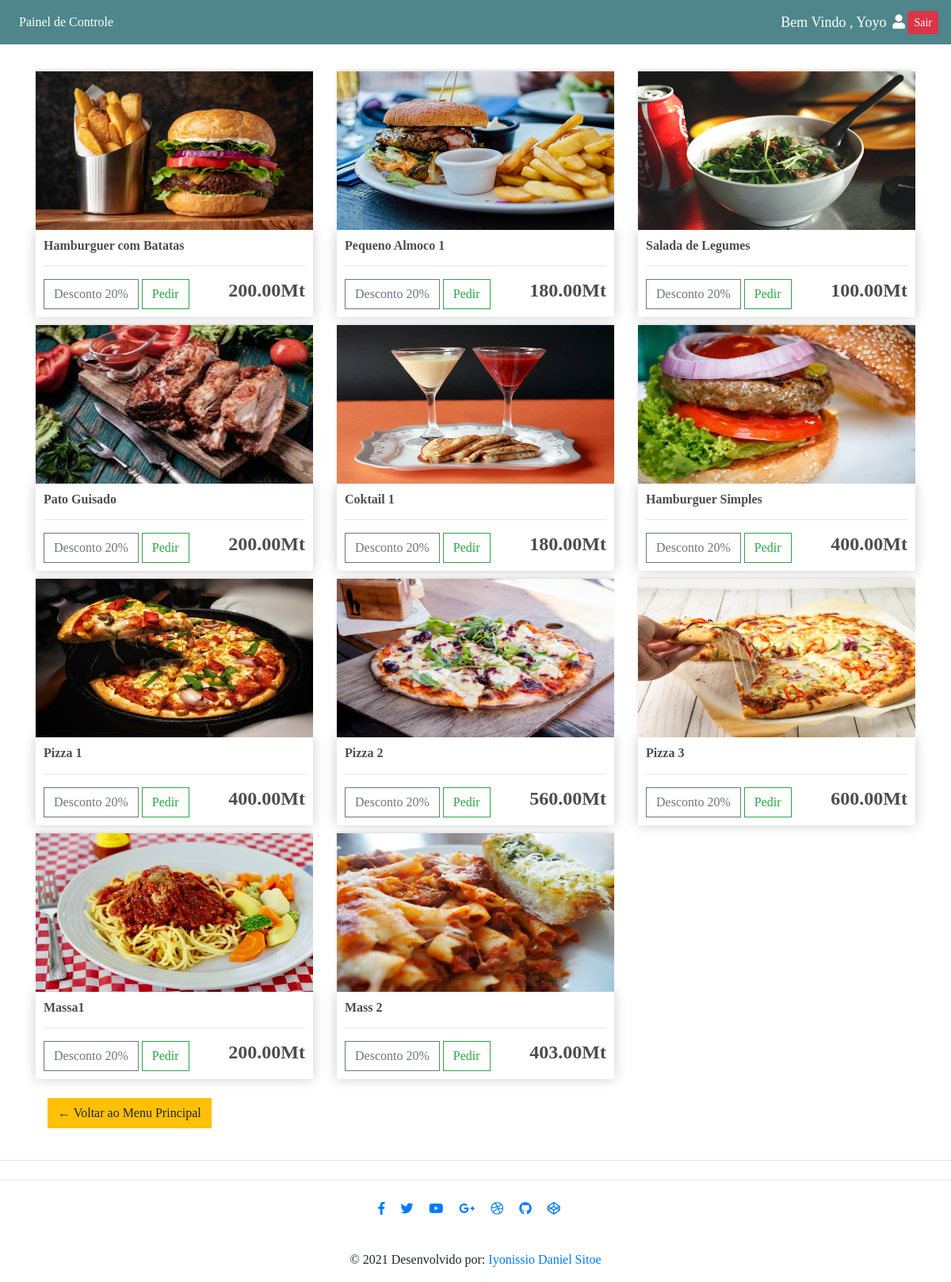
Screenshot of /products/ (signed in) with the database file from the repository.
### entregar/models.py (models this page shows, shortened)
class Product(models.Model):
    CATEGORY = (
        ('Promocao do Dia', 'Promocao do Dia'),
        ('Preco Normal', 'Preco Normal')
    )
    name = models.CharField(max_length=200, null=True)
    price = models.FloatField( null=True)
    category = models.CharField(max_length=200, choices=CATEGORY)
    description = models.TextField(max_length=134500, null=True, blank= True)
    date_created = models.DateTimeField(auto_now_add=True)
    image = models.ImageField(default="SemFT.png",null=True,blank=True)
    @property
    def imageURL(self):
        try:
            url = self.image.url
        except:
            url = ''
        return url

### entregar/views.py (the view)
# urls.py: path('products/', views.products,name='products'),
@login_required(login_url='login')
def products(request):
    products = Product.objects.all()
    context = {'products':products,}
    return render(request,'entregar/products.html',context)

### entregar/templates/entregar/products.html (shortened to what this page needs)
{% extends 'entregar/main.html' %}
{% load static %}
{% block content %}
<head>
	<link rel="stylesheet" href="https://stackpath.bootstrapcdn.com/bootstrap/4.1.3/css/bootstrap.min.css">
	<link rel="stylesheet" href="https://use.fontawesome.com/releases/v5.6.1/css/all.css">
	<link rel="stylesheet" type="text/css" href="{% static '/css/main.css' %}" >
<br>
<div class="container">
	<div class="row">
		{% for i in products %}
		<div class="col-lg-4">
			<img class="thumbnail" src="{{i.imageURL}}">
			<div class="box-element product">
				<h6><strong>{{i.name}}</strong></h6>
				<hr>
				<button data-produto={{produto.id}} data-action="add" class="btn btn-outline-secondary add-btn update-cart" href="#anchor">Desconto 20%</button>
				<a class="btn btn-outline-success" href="{% url 'product_detail' i.id %}" >Pedir</a>
				<h4 style="display: inline-block; float: right"><strong>{{i.price|floatformat:2}}Mt</strong></h4>
			</div>
		</div>
		{% endfor %}
	</div>
<br>
<div class="col-md">
	<a class="btn btn-warning" href="{% url 'home' %}" id="anchor">&#8592; Voltar ao Menu Principal</a>
</div>
</div>
<br>
</head>
{% endblock content %}

### entregar/templates/entregar/navbar.html (shortened to what this page needs)
{% load static %}
<nav class="navbar navbar-expand-lg navbar-dark bg-dark">
  <div class="collapse navbar-collapse" id="navbarNav">
    <ul class="navbar-nav">
      {% if request.user.is_staff %}
      <li class="nav-item active">
        <a class="nav-link" href="{% url 'home' %}">Painel de Controle</a>
      </li>
      {% else %}
      <li class="nav-item active">
        <a class="nav-link" href="{% url 'home' %}"> Tela Principal <i class="fa fa-fw fa-user"></i> </a>
      </li>
      {% endif %}
    </ul>
  </div>
  <span class="hello-msg">Bem Vindo ,  {{request.user}} <a><i class="fa fa-fw fa-user"></i></a> </span>
<a class="btm btn-sm btn-danger" href="{% url 'logout' %}"> Sair </a>
</nav>

### static/css/main.css (style rules this page uses)
body { background-color: ffffff; }
body { background-color: hsl(0, 0%, 98%); }
h1,h2,h3,h4,h5,h6 { color:hsl(0, 0%, 30%); }
.box-element { box-shadow:hsl(0, 0%, 80%) 0 0 16px; background-color: #fff; border-radius: 4px; padding: 10px; }
.thumbnail { width: 100%; height: 200px; -webkit-box-shadow: -1px -3px 5px -2px rgba(214,214,214,1); -moz-box-shadow: -1px -3px 5px -2px rgba(214,214,214,1); box-shadow: -1px -3px 5px -2px rgba(214,214,214,1); }
.product { border-radius: 0 0 4px 4px; }
.bg-dark { background-color: #4f868c!important; }
.col-lg-4, .col-lg-6, .col-lg-8, .col-lg-12 { margin-top: 10px; }
.btn { border-radius: 0; }

### entregar/templates/entregar/navbar.html (style rules this page uses)
.hello-msg { font-size: 18px; color: #fff; margin-rigth: 20px; }

### entregar/templates/entregar/products.html (style rules this page uses)
body, html { margin: 0; padding: 0; height: 100%; background: url('/images/'); font-family: Montserrat; }

### rows the page displays
Product: imageURL (picture), name "Hamburguer com Batatas", price "200.00"
Product: imageURL (picture), name "Pequeno Almoco 1", price "180.00"
Product: imageURL (picture), name "Salada de Legumes", price "100.00"
Product: imageURL (picture), name "Pato Guisado", price "200.00"
Product: imageURL (picture), name "Coktail 1", price "180.00"
Product: imageURL (picture), name "Hamburguer Simples", price "400.00"
Product: imageURL (picture), name "Pizza 1", price "400.00"
Product: imageURL (picture), name "Pizza 2", price "560.00"
Product: imageURL (picture), name "Pizza 3", price "600.00"
Product: imageURL (picture), name "Massa1", price "200.00"
Product: imageURL (picture), name "Mass 2", price "403.00"

### other values shown
{{ request.user }} "Yoyo"
